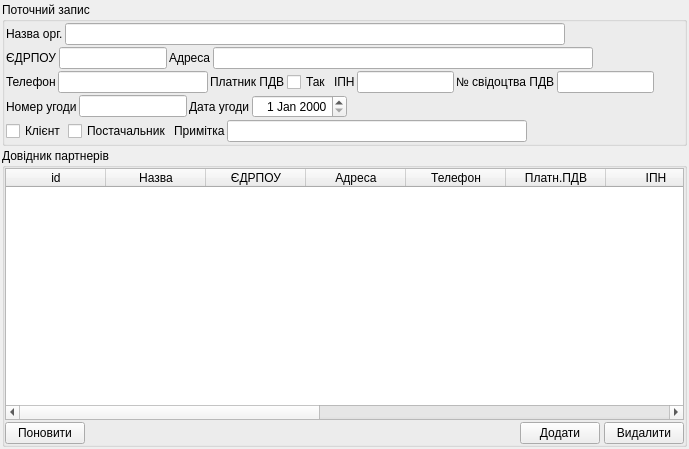
<?xml version="1.0" encoding="UTF-8"?>
<ui version="4.0">
 <class>UForm_Partnery_sklad</class>
 <widget class="QWidget" name="UForm_Partnery_sklad">
  <property name="geometry">
   <rect>
    <x>0</x>
    <y>0</y>
    <width>689</width>
    <height>449</height>
   </rect>
  </property>
  <property name="windowTitle">
   <string>Партнери</string>
  </property>
  <layout class="QVBoxLayout" name="verticalLayout_2">
   <property name="spacing">
    <number>2</number>
   </property>
   <property name="margin">
    <number>2</number>
   </property>
   <item>
    <widget class="QGroupBox" name="groupBox">
     <property name="title">
      <string>Поточний запис</string>
     </property>
     <layout class="QVBoxLayout" name="verticalLayout_4">
      <property name="spacing">
       <number>2</number>
      </property>
      <property name="margin">
       <number>1</number>
      </property>
      <item>
       <layout class="QVBoxLayout" name="verticalLayout_3">
        <property name="spacing">
         <number>2</number>
        </property>
        <item>
         <layout class="QHBoxLayout" name="horizontalLayout_10">
          <item>
           <layout class="QHBoxLayout" name="horizontalLayout_2">
            <property name="spacing">
             <number>2</number>
            </property>
            <item>
             <widget class="QLabel" name="label_organizName">
              <property name="text">
               <string>Назва орг.</string>
              </property>
             </widget>
            </item>
            <item>
             <widget class="QLineEdit" name="lineEdit_organizName">
              <property name="minimumSize">
               <size>
                <width>500</width>
                <height>0</height>
               </size>
              </property>
              <property name="alignment">
               <set>Qt::AlignLeading|Qt::AlignLeft|Qt::AlignVCenter</set>
              </property>
             </widget>
            </item>
           </layout>
          </item>
          <item>
           <spacer name="horizontalSpacer_2">
            <property name="orientation">
             <enum>Qt::Horizontal</enum>
            </property>
            <property name="sizeHint" stdset="0">
             <size>
              <width>40</width>
              <height>20</height>
             </size>
            </property>
           </spacer>
          </item>
         </layout>
        </item>
        <item>
         <layout class="QHBoxLayout" name="horizontalLayout_9">
          <item>
           <layout class="QHBoxLayout" name="horizontalLayout_3">
            <property name="spacing">
             <number>2</number>
            </property>
            <item>
             <widget class="QLabel" name="label_edrpou">
              <property name="text">
               <string>ЄДРПОУ</string>
              </property>
             </widget>
            </item>
            <item>
             <widget class="QLineEdit" name="lineEdit_edrpou">
              <property name="alignment">
               <set>Qt::AlignLeading|Qt::AlignLeft|Qt::AlignVCenter</set>
              </property>
             </widget>
            </item>
           </layout>
          </item>
          <item>
           <layout class="QHBoxLayout" name="horizontalLayout_4">
            <property name="spacing">
             <number>2</number>
            </property>
            <item>
             <widget class="QLabel" name="label_adresa">
              <property name="text">
               <string>Адреса</string>
              </property>
             </widget>
            </item>
            <item>
             <widget class="QLineEdit" name="lineEdit_adresa">
              <property name="minimumSize">
               <size>
                <width>380</width>
                <height>0</height>
               </size>
              </property>
              <property name="alignment">
               <set>Qt::AlignLeading|Qt::AlignLeft|Qt::AlignVCenter</set>
              </property>
             </widget>
            </item>
           </layout>
          </item>
          <item>
           <spacer name="horizontalSpacer_3">
            <property name="orientation">
             <enum>Qt::Horizontal</enum>
            </property>
            <property name="sizeHint" stdset="0">
             <size>
              <width>40</width>
              <height>20</height>
             </size>
            </property>
           </spacer>
          </item>
         </layout>
        </item>
        <item>
         <layout class="QHBoxLayout" name="horizontalLayout_8">
          <item>
           <layout class="QHBoxLayout" name="horizontalLayout_5">
            <property name="spacing">
             <number>2</number>
            </property>
            <item>
             <widget class="QLabel" name="label_telefon">
              <property name="text">
               <string>Телефон</string>
              </property>
             </widget>
            </item>
            <item>
             <widget class="QLineEdit" name="lineEdit_telefon">
              <property name="minimumSize">
               <size>
                <width>150</width>
                <height>0</height>
               </size>
              </property>
              <property name="alignment">
               <set>Qt::AlignLeading|Qt::AlignLeft|Qt::AlignVCenter</set>
              </property>
             </widget>
            </item>
           </layout>
          </item>
          <item>
           <layout class="QHBoxLayout" name="horizontalLayout_12">
            <property name="spacing">
             <number>2</number>
            </property>
            <item>
             <widget class="QLabel" name="label_platnykPdv">
              <property name="text">
               <string>Платник ПДВ</string>
              </property>
             </widget>
            </item>
            <item>
             <widget class="QCheckBox" name="checkBox_platnykPdv">
              <property name="text">
               <string>Так</string>
              </property>
             </widget>
            </item>
           </layout>
          </item>
          <item>
           <layout class="QHBoxLayout" name="horizontalLayout_13">
            <property name="spacing">
             <number>2</number>
            </property>
            <item>
             <widget class="QLabel" name="label_ipn">
              <property name="text">
               <string>ІПН</string>
              </property>
             </widget>
            </item>
            <item>
             <widget class="QLineEdit" name="lineEdit_ipn">
              <property name="alignment">
               <set>Qt::AlignLeading|Qt::AlignLeft|Qt::AlignVCenter</set>
              </property>
             </widget>
            </item>
           </layout>
          </item>
          <item>
           <layout class="QHBoxLayout" name="horizontalLayout_6">
            <property name="spacing">
             <number>2</number>
            </property>
            <item>
             <widget class="QLabel" name="label_svidPdv">
              <property name="text">
               <string>№ свідоцтва ПДВ</string>
              </property>
             </widget>
            </item>
            <item>
             <widget class="QLineEdit" name="lineEdit_svidPdv">
              <property name="alignment">
               <set>Qt::AlignLeading|Qt::AlignLeft|Qt::AlignVCenter</set>
              </property>
             </widget>
            </item>
           </layout>
          </item>
          <item>
           <spacer name="horizontalSpacer_4">
            <property name="orientation">
             <enum>Qt::Horizontal</enum>
            </property>
            <property name="sizeHint" stdset="0">
             <size>
              <width>40</width>
              <height>20</height>
             </size>
            </property>
           </spacer>
          </item>
         </layout>
        </item>
        <item>
         <layout class="QHBoxLayout" name="horizontalLayout_14">
          <item>
           <layout class="QHBoxLayout" name="horizontalLayout_15">
            <property name="spacing">
             <number>2</number>
            </property>
            <item>
             <widget class="QLabel" name="label_ugodaNum">
              <property name="text">
               <string>Номер угоди</string>
              </property>
             </widget>
            </item>
            <item>
             <widget class="QLineEdit" name="lineEdit_ugodaNum">
              <property name="sizePolicy">
               <sizepolicy hsizetype="Preferred" vsizetype="Fixed">
                <horstretch>0</horstretch>
                <verstretch>0</verstretch>
               </sizepolicy>
              </property>
              <property name="alignment">
               <set>Qt::AlignLeading|Qt::AlignLeft|Qt::AlignVCenter</set>
              </property>
             </widget>
            </item>
           </layout>
          </item>
          <item>
           <layout class="QHBoxLayout" name="horizontalLayout_16">
            <property name="spacing">
             <number>2</number>
            </property>
            <item>
             <widget class="QLabel" name="label_ugodaDate">
              <property name="text">
               <string>Дата угоди</string>
              </property>
             </widget>
            </item>
            <item>
             <widget class="QDateEdit" name="dateEdit_ugodaDate">
              <property name="alignment">
               <set>Qt::AlignRight|Qt::AlignTrailing|Qt::AlignVCenter</set>
              </property>
              <property name="maximumDate">
               <date>
                <year>2100</year>
                <month>12</month>
                <day>31</day>
               </date>
              </property>
              <property name="minimumDate">
               <date>
                <year>2000</year>
                <month>1</month>
                <day>1</day>
               </date>
              </property>
              <property name="date">
               <date>
                <year>2000</year>
                <month>1</month>
                <day>1</day>
               </date>
              </property>
             </widget>
            </item>
           </layout>
          </item>
          <item>
           <spacer name="horizontalSpacer_6">
            <property name="orientation">
             <enum>Qt::Horizontal</enum>
            </property>
            <property name="sizeHint" stdset="0">
             <size>
              <width>40</width>
              <height>20</height>
             </size>
            </property>
           </spacer>
          </item>
         </layout>
        </item>
        <item>
         <layout class="QHBoxLayout" name="horizontalLayout_7">
          <item>
           <widget class="QCheckBox" name="checkBox_klient">
            <property name="text">
             <string>Клієнт</string>
            </property>
           </widget>
          </item>
          <item>
           <widget class="QCheckBox" name="checkBox_postachaln">
            <property name="text">
             <string>Постачальник</string>
            </property>
           </widget>
          </item>
          <item>
           <layout class="QHBoxLayout" name="horizontalLayout_11">
            <property name="spacing">
             <number>2</number>
            </property>
            <item>
             <widget class="QLabel" name="label_prymitka">
              <property name="text">
               <string>Примітка</string>
              </property>
             </widget>
            </item>
            <item>
             <widget class="QLineEdit" name="lineEdit_prymitka">
              <property name="minimumSize">
               <size>
                <width>300</width>
                <height>0</height>
               </size>
              </property>
              <property name="alignment">
               <set>Qt::AlignLeading|Qt::AlignLeft|Qt::AlignVCenter</set>
              </property>
             </widget>
            </item>
           </layout>
          </item>
          <item>
           <spacer name="horizontalSpacer_5">
            <property name="orientation">
             <enum>Qt::Horizontal</enum>
            </property>
            <property name="sizeHint" stdset="0">
             <size>
              <width>40</width>
              <height>20</height>
             </size>
            </property>
           </spacer>
          </item>
         </layout>
        </item>
       </layout>
      </item>
     </layout>
    </widget>
   </item>
   <item>
    <widget class="QGroupBox" name="groupBox_partnery">
     <property name="title">
      <string>Довідник партнерів</string>
     </property>
     <layout class="QVBoxLayout" name="verticalLayout">
      <property name="spacing">
       <number>2</number>
      </property>
      <property name="margin">
       <number>0</number>
      </property>
      <item>
       <widget class="QTableWidget" name="tableWidget_partnery">
        <property name="alternatingRowColors">
         <bool>true</bool>
        </property>
        <column>
         <property name="text">
          <string>id</string>
         </property>
        </column>
        <column>
         <property name="text">
          <string>Назва</string>
         </property>
        </column>
        <column>
         <property name="text">
          <string>ЄДРПОУ</string>
         </property>
        </column>
        <column>
         <property name="text">
          <string>Адреса</string>
         </property>
        </column>
        <column>
         <property name="text">
          <string>Телефон</string>
         </property>
        </column>
        <column>
         <property name="text">
          <string>Платн.ПДВ</string>
         </property>
        </column>
        <column>
         <property name="text">
          <string>ІПН</string>
         </property>
        </column>
        <column>
         <property name="text">
          <string>№ свід.ПДВ</string>
         </property>
        </column>
        <column>
         <property name="text">
          <string>№ угоди</string>
         </property>
        </column>
        <column>
         <property name="text">
          <string>Дата угоди</string>
         </property>
        </column>
        <column>
         <property name="text">
          <string>Примітка</string>
         </property>
        </column>
        <column>
         <property name="text">
          <string>Клієнт</string>
         </property>
        </column>
        <column>
         <property name="text">
          <string>Постач.</string>
         </property>
        </column>
       </widget>
      </item>
      <item>
       <layout class="QHBoxLayout" name="horizontalLayout">
        <property name="spacing">
         <number>4</number>
        </property>
        <item>
         <widget class="QPushButton" name="pushButton_reload">
          <property name="text">
           <string>Поновити</string>
          </property>
          <property name="icon">
           <iconset resource="../../../../images/UAutoParkImg.qrc">
            <normaloff>:/icontexto_webdev_pack/icontexto_webdev_pack/icontexto-webdev-reload-032x032.png</normaloff>:/icontexto_webdev_pack/icontexto_webdev_pack/icontexto-webdev-reload-032x032.png</iconset>
          </property>
         </widget>
        </item>
        <item>
         <spacer name="horizontalSpacer">
          <property name="orientation">
           <enum>Qt::Horizontal</enum>
          </property>
          <property name="sizeHint" stdset="0">
           <size>
            <width>40</width>
            <height>20</height>
           </size>
          </property>
         </spacer>
        </item>
        <item>
         <widget class="QPushButton" name="pushButton_create">
          <property name="text">
           <string>Додати</string>
          </property>
          <property name="icon">
           <iconset resource="../../../../images/UAutoParkImg.qrc">
            <normaloff>:/icontexto_webdev_pack/icontexto_webdev_pack/icontexto-webdev-add-032x032.png</normaloff>:/icontexto_webdev_pack/icontexto_webdev_pack/icontexto-webdev-add-032x032.png</iconset>
          </property>
         </widget>
        </item>
        <item>
         <widget class="QPushButton" name="pushButton_delete">
          <property name="text">
           <string>Видалити</string>
          </property>
          <property name="icon">
           <iconset resource="../../../../images/UAutoParkImg.qrc">
            <normaloff>:/icontexto_webdev_pack/icontexto_webdev_pack/icontexto-webdev-remove-032x032.png</normaloff>:/icontexto_webdev_pack/icontexto_webdev_pack/icontexto-webdev-remove-032x032.png</iconset>
          </property>
         </widget>
        </item>
       </layout>
      </item>
     </layout>
    </widget>
   </item>
  </layout>
 </widget>
 <tabstops>
  <tabstop>lineEdit_organizName</tabstop>
  <tabstop>lineEdit_edrpou</tabstop>
  <tabstop>lineEdit_adresa</tabstop>
  <tabstop>lineEdit_telefon</tabstop>
  <tabstop>checkBox_platnykPdv</tabstop>
  <tabstop>lineEdit_ipn</tabstop>
  <tabstop>lineEdit_svidPdv</tabstop>
  <tabstop>lineEdit_ugodaNum</tabstop>
  <tabstop>dateEdit_ugodaDate</tabstop>
  <tabstop>checkBox_klient</tabstop>
  <tabstop>checkBox_postachaln</tabstop>
  <tabstop>lineEdit_prymitka</tabstop>
  <tabstop>tableWidget_partnery</tabstop>
  <tabstop>pushButton_reload</tabstop>
  <tabstop>pushButton_create</tabstop>
  <tabstop>pushButton_delete</tabstop>
 </tabstops>
 <resources>
  <include location="../../../../images/UAutoParkImg.qrc"/>
 </resources>
 <connections/>
</ui>
